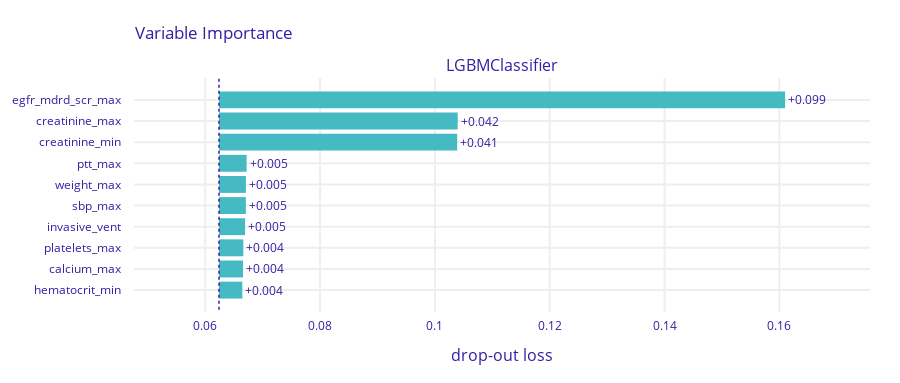

Notebook code cell kept with this figure:
### Code cell
exp.model_parts().plot()

### Figure 1 — Plotly figure (JSON) as saved in the notebook; plotly's stock layout.template omitted (floating-point values rounded to 4 significant figures)
{"data": [{"base": 0.06239, "hoverinfo": "text", "hoverlabel": {"bgcolor": "rgba(0,0,0,0.8)"}, "hovertext": ["Model: LGBMClassifier loss after<br>variable: egfr_mdrd_scr_max is permuted: 0.161<br>Drop-out loss change: +0.099", "Model: LGBMClassifier loss after<br>variable: creatinine_max is permuted: 0.104<br>Drop-out loss change: +0.042", "Model: LGBMClassifier loss after<br>variable: creatinine_min is permuted: 0.104<br>Drop-out loss change: +0.041", "Model: LGBMClassifier loss after<br>variable: ptt_max is permuted: 0.067<br>Drop-out loss change: +0.005", "Model: LGBMClassifier loss after<br>variable: weight_max is permuted: 0.067<br>Drop-out loss change: +0.005", "Model: LGBMClassifier loss after<br>variable: sbp_max is permuted: 0.067<br>Drop-out loss change: +0.005", "Model: LGBMClassifier loss after<br>variable: invasive_vent is permuted: 0.067<br>Drop-out loss change: +0.005", "Model: LGBMClassifier loss after<br>variable: platelets_max is permuted: 0.067<br>Drop-out loss change: +0.004", "Model: LGBMClassifier loss after<br>variable: calcium_max is permuted: 0.067<br>Drop-out loss change: +0.004", "Model: LGBMClassifier loss after<br>variable: hematocrit_min is permuted: 0.066<br>Drop-out loss change: +0.004"], "marker": {"color": "#46bac2"}, "orientation": "h", "showlegend": false, "text": ["+0.099", "+0.042", "+0.041", "+0.005", "+0.005", "+0.005", "+0.005", "+0.004", "+0.004", "+0.004"], "textposition": "outside", "type": "bar", "x": [0.0986, 0.04158, 0.04149, 0.004812, 0.004687, 0.00468, 0.004541, 0.004238, 0.004186, 0.004063], "xaxis": "x", "y": ["egfr_mdrd_scr_max", "creatinine_max", "creatinine_min", "ptt_max", "weight_max", "sbp_max", "invasive_vent", "platelets_max", "calcium_max", "hematocrit_min"], "yaxis": "y"}], "layout": {"annotations": [{"font": {"size": 16}, "showarrow": false, "text": "LGBMClassifier", "x": 0.5, "xanchor": "center", "xref": "paper", "y": 1, "yanchor": "bottom", "yref": "paper"}, {"font": {"size": 16}, "showarrow": false, "text": "drop-out loss", "x": 0.5, "xanchor": "center", "xref": "paper", "y": 0, "yanchor": "top", "yref": "paper", "yshift": -30}], "font": {"color": "#371ea3"}, "height": 383, "margin": {"b": 71, "r": 30, "t": 78}, "shapes": [{"line": {"color": "#371ea3", "dash": "dot", "width": 1.5}, "type": "line", "x0": 0.06239, "x1": 0.06239, "xref": "x", "y0": -1, "y1": 10, "yref": "y"}], "title": {"text": "Variable Importance", "x": 0.15}, "xaxis": {"anchor": "y", "automargin": true, "domain": [0, 1], "fixedrange": true, "gridwidth": 2, "range": [0.04759, 0.1758], "tickcolor": "white", "ticklen": 3, "ticks": "outside", "type": "linear", "zeroline": false}, "yaxis": {"anchor": "x", "automargin": true, "autorange": "reversed", "domain": [0, 1], "fixedrange": true, "gridwidth": 2, "tickcolor": "white", "ticklen": 10, "ticks": "outside", "type": "category"}}}
